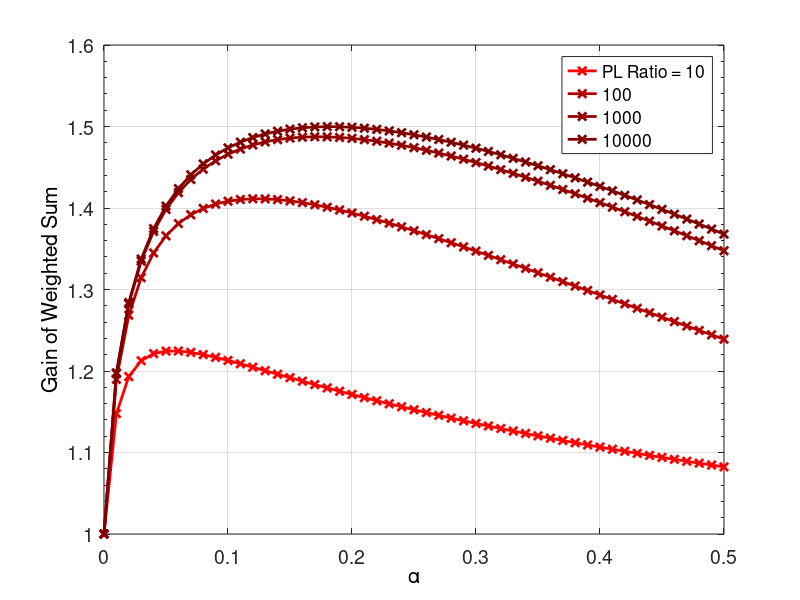

Recreate this plot in MATLAB.
%% ideal model plots
close all;
clear all;

Ps = 5e-3;
N0 = 4e-15;
dist_1 = 150;%150;
dist_2 = [250.2 417.5 696.5 1161.5];%220;

fg= 1;
figure(fg);
for distIndex=1:length(dist_2)
    h1 = (dist_1^-4.5);
    h2 = (dist_2(distIndex)^-4.5);
    GRatio(distIndex) = h1/h2;
    fprintf('g1/g2 = %5.2f \n', h1/h2);
    alpha = 0.00:0.01:1.00;
    ratio = 4; %2
    R1_12far = [];
    % R2_12far = [];
    % R1_12near = [];
    % R2_12near = [];
    % R1_21far = [];
    R2_21far = [];
    % R1_21near = [];
    % R2_21near = [];

    % plot
    for i = 1:length(alpha)
        P1 = Ps * alpha(i);
        P2 = Ps * (1-alpha(i));
        if (P1>P2)
            snr1 = P1*h1/(P2*h1+N0);
            snr2 = P2*h2/N0;
            if (P1>ratio*P2)
                R1_12far(end+1) = log2(1+snr1);
    %             R2_12far(end+1) = log2(1+snr2);
            else
    %             R1_12near(end+1) = log2(1+snr1);
    %             R2_12near(end+1) = log2(1+snr2);
            end
        else
            R1(i) = log2(1 + P1*h1 / N0);
            R2(i) = log2(1 + P2*h2 / (P1*h2 + N0));
            if (P2>ratio*P1)
    %             R1_21far(end+1) = log2(1 + P1*h1 / N0);
                R2_21far(end+1) = log2(1 + P2*h2 / (P1*h2 + N0));
            else
    %             R1_21near(end+1) = log2(1 + P1*h1 / N0);
    %             R2_21near(end+1) = log2(1 + P2*h2 / (P1*h2 + N0));
            end
        end
    end
    line(0.00:0.01:0.50 ,R1/R1_12far(end)+R2/R2_21far(1), 'Color',[1/distIndex^0.5 0 0],'LineWidth',2,'Marker','x');
end
set(gca, 'yScale', 'linear',...
    'yMinorTick','on',...
    'yLim', [1 1.6]);
L = legend('PL Ratio = 10', '100', '1000', '10000');
set(L,'FontSize',14);
xlabel('\alpha','FontSize',14,'Color','k');
ylabel('Gain of Weighted Sum','FontSize',14,'Color','k');
set(gca,'fontsize',14);
box on;
grid on;
saveas(gcf,'alphaVSgain','epsc');